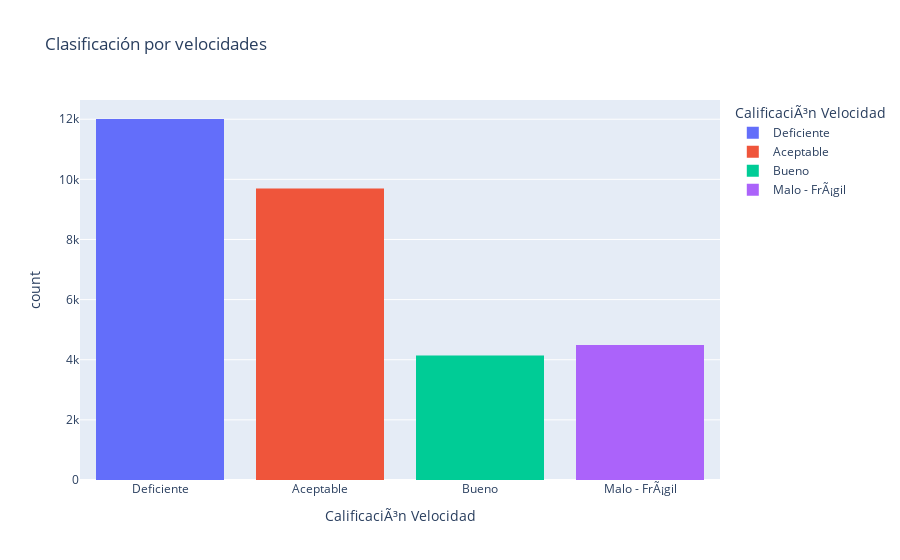

The cell this chart's notebook holds for it:
### Code cell
# Clasificación por velocidades
fig = px.histogram(df_final, x = 'CalificaciÃ³n Velocidad', title = 'Clasificación por velocidades', color="CalificaciÃ³n Velocidad")
fig.show()

### Figure 1 — Plotly figure (JSON) as saved in the notebook; plotly's stock layout.template omitted (floating-point values rounded to 4 significant figures; data arrays with more than 128 entries replaced by an {"elided": "..."} marker saying what was removed)
{"data": [{"alignmentgroup": "True", "bingroup": "x", "hovertemplate": "CalificaciÃ³n Velocidad=%{x}<br>count=%{y}<extra></extra>", "legendgroup": "Deficiente", "marker": {"color": "#636efa", "pattern": {"shape": ""}}, "name": "Deficiente", "offsetgroup": "Deficiente", "orientation": "v", "showlegend": true, "type": "histogram", "x": {"elided": "12007 str values"}, "xaxis": "x", "yaxis": "y"}, {"alignmentgroup": "True", "bingroup": "x", "hovertemplate": "CalificaciÃ³n Velocidad=%{x}<br>count=%{y}<extra></extra>", "legendgroup": "Aceptable", "marker": {"color": "#EF553B", "pattern": {"shape": ""}}, "name": "Aceptable", "offsetgroup": "Aceptable", "orientation": "v", "showlegend": true, "type": "histogram", "x": {"elided": "9694 str values"}, "xaxis": "x", "yaxis": "y"}, {"alignmentgroup": "True", "bingroup": "x", "hovertemplate": "CalificaciÃ³n Velocidad=%{x}<br>count=%{y}<extra></extra>", "legendgroup": "Bueno", "marker": {"color": "#00cc96", "pattern": {"shape": ""}}, "name": "Bueno", "offsetgroup": "Bueno", "orientation": "v", "showlegend": true, "type": "histogram", "x": {"elided": "4144 str values"}, "xaxis": "x", "yaxis": "y"}, {"alignmentgroup": "True", "bingroup": "x", "hovertemplate": "CalificaciÃ³n Velocidad=%{x}<br>count=%{y}<extra></extra>", "legendgroup": "Malo - FrÃ¡gil", "marker": {"color": "#ab63fa", "pattern": {"shape": ""}}, "name": "Malo - FrÃ¡gil", "offsetgroup": "Malo - FrÃ¡gil", "orientation": "v", "showlegend": true, "type": "histogram", "x": {"elided": "4493 str values"}, "xaxis": "x", "yaxis": "y"}], "layout": {"barmode": "relative", "legend": {"title": {"text": "CalificaciÃ³n Velocidad"}, "tracegroupgap": 0}, "title": {"text": "Clasificación por velocidades"}, "xaxis": {"anchor": "y", "categoryarray": ["Deficiente", "Aceptable", "Bueno", "Malo - FrÃ¡gil"], "categoryorder": "array", "domain": [0, 1], "title": {"text": "CalificaciÃ³n Velocidad"}}, "yaxis": {"anchor": "x", "domain": [0, 1], "title": {"text": "count"}}}}
